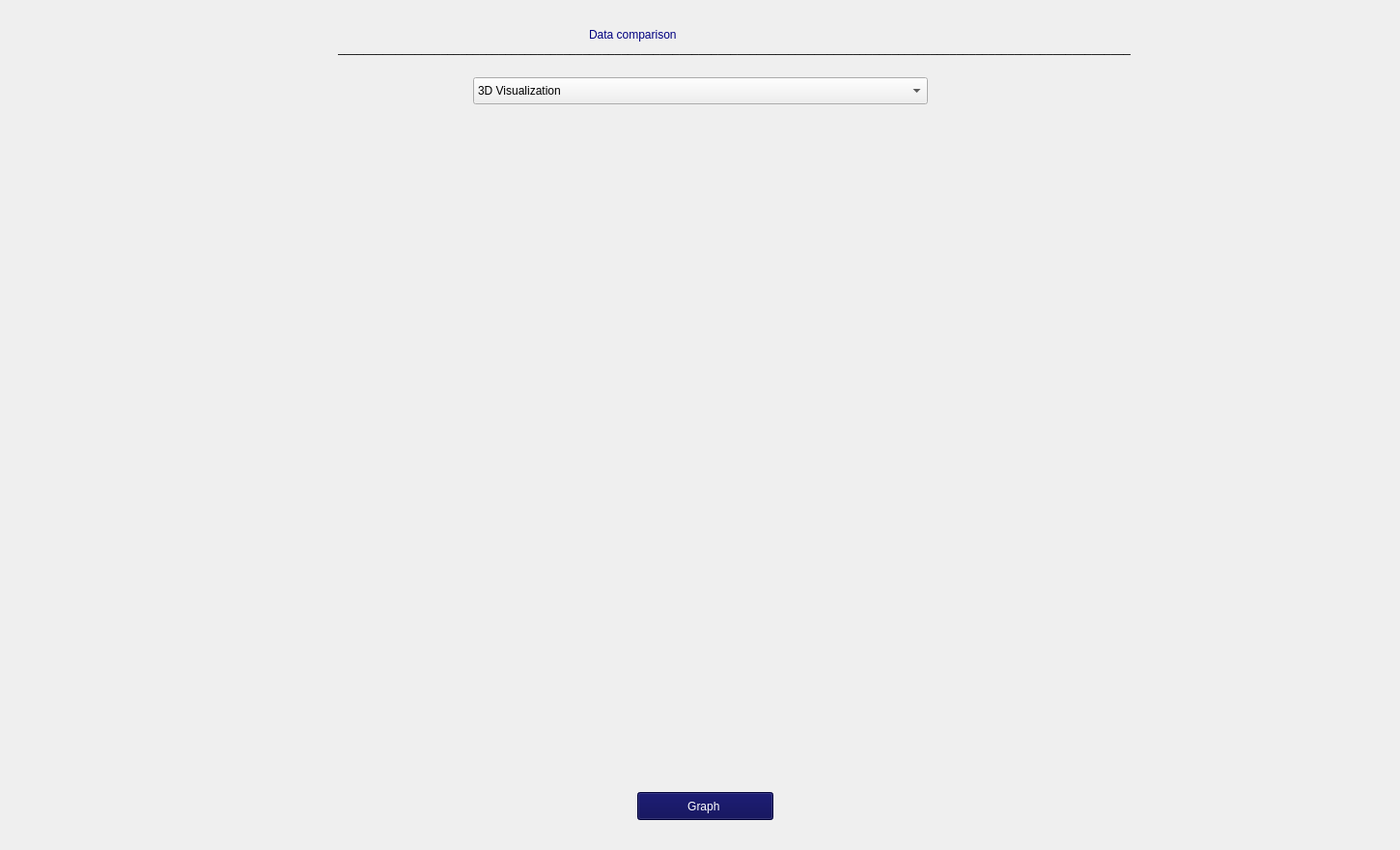
<?xml version="1.0" encoding="UTF-8"?>
<ui version="4.0">
 <class>Form</class>
 <widget class="QWidget" name="Form">
  <property name="geometry">
   <rect>
    <x>0</x>
    <y>0</y>
    <width>1450</width>
    <height>880</height>
   </rect>
  </property>
  <property name="windowTitle">
   <string>Form</string>
  </property>
  <widget class="QLabel" name="Title_d">
   <property name="geometry">
    <rect>
     <x>610</x>
     <y>20</y>
     <width>221</width>
     <height>31</height>
    </rect>
   </property>
   <property name="styleSheet">
    <string notr="true">color: rgb(0, 0, 127);
font: 16pt &quot;Segoe UI&quot;;</string>
   </property>
   <property name="text">
    <string>Data comparison </string>
   </property>
  </widget>
  <widget class="QComboBox" name="combbprincipal">
   <property name="geometry">
    <rect>
     <x>490</x>
     <y>80</y>
     <width>471</width>
     <height>28</height>
    </rect>
   </property>
   <property name="styleSheet">
    <string notr="true">QCombobox {
    background-color: rgb(0, 0, 127);
	color: rgb(255, 255, 255);
}</string>
   </property>
   <item>
    <property name="text">
     <string>3D Visualization</string>
    </property>
   </item>
   <item>
    <property name="text">
     <string>Axes </string>
    </property>
   </item>
  </widget>
  <widget class="QPushButton" name="buttonGraph">
   <property name="geometry">
    <rect>
     <x>660</x>
     <y>820</y>
     <width>141</width>
     <height>29</height>
    </rect>
   </property>
   <property name="styleSheet">
    <string notr="true">QPushButton {
    background-color: rgb(0, 0, 77);
    color: white;
}</string>
   </property>
   <property name="text">
    <string>Graph </string>
   </property>
  </widget>
  <widget class="QLabel" name="label">
   <property name="geometry">
    <rect>
     <x>350</x>
     <y>40</y>
     <width>821</width>
     <height>20</height>
    </rect>
   </property>
   <property name="text">
    <string>______________________________________________________________________________________________________________________________</string>
   </property>
  </widget>
  <widget class="QWidget" name="Frame2" native="true">
   <property name="geometry">
    <rect>
     <x>730</x>
     <y>140</y>
     <width>701</width>
     <height>641</height>
    </rect>
   </property>
  </widget>
  <widget class="QWidget" name="Frame2_2" native="true">
   <property name="geometry">
    <rect>
     <x>10</x>
     <y>140</y>
     <width>701</width>
     <height>641</height>
    </rect>
   </property>
  </widget>
 </widget>
 <resources/>
 <connections/>
</ui>
